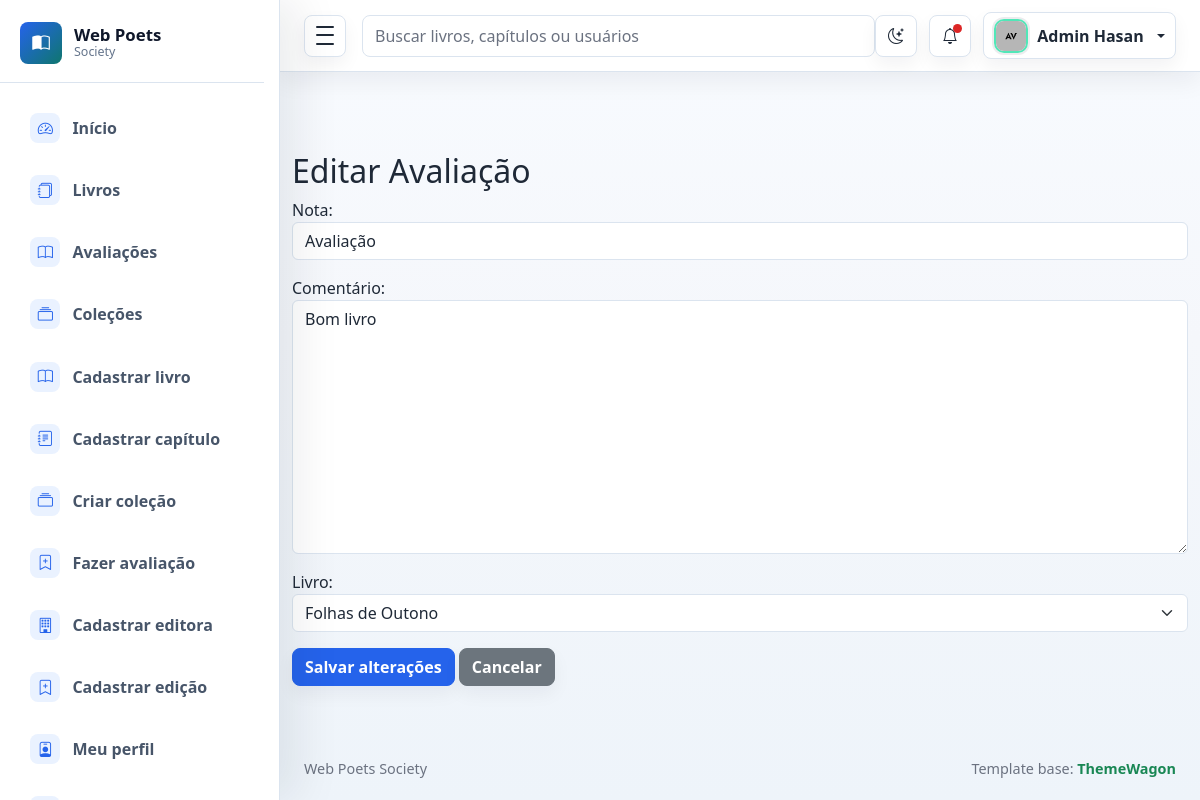
The page /avaliacao/editar/2/ (signed in) on the database its author committed.
### avaliacao/models.py (models this page shows, shortened)
class Avaliacao(models.Model):
    nota = models.TextField(max_length=25)
    comentario = models.TextField()
    data_avaliacao = models.DateField(auto_now_add=True)
    curtida = models.ManyToManyField('auth.User', blank=True, related_name='avaliacoes_curtidas')
    livro = models.ForeignKey('livros.livro', on_delete=models.CASCADE, default=0)
    class Meta:
        permissions = (
            ("editar_proprio_avaliacao", "Pode editar o próprio avaliação"),
            ("editar_qualquer_avaliacao", "Pode editar qualquer avaliação"),
            ("excluir_proprio_avaliacao", "Pode excluir o próprio avaliação"),
            ("excluir_qualquer_avaliacao", "Pode excluir qualquer avaliação"),
        )

### avaliacao/views.py (the view)
# urls.py: path('editar/<int:avaliacao_id>/', views.editar_avaliacao, name='editar'),
@login_required
def editar_avaliacao(request, avaliacao_id):
    avaliacao = get_object_or_404(
        Avaliacao,
        id=avaliacao_id
    )
    if request.method == 'POST':
        user = request.user
        tem_permissao_qualquer = user.has_perm('avaliacao.editar_qualquer_avaliacao')
        e_autor_do_livro = Livro_Usuario.objects.filter(livro=avaliacao.livro, autor=user).exists()
        tem_permissao_proprio = user.has_perm('avaliacao.editar_proprio_avaliacao') and e_autor_do_livro
        if not (tem_permissao_qualquer or tem_permissao_proprio):
            messages.error(request, "Você não tem permissão para editar esta avaliação.")
            return redirect('home')
        form = AvaliacaoForm(
            request.POST,
            instance=avaliacao
        )
        if form.is_valid():
            form.save()
            messages.success(
                request,
                'Avaliação atualizada com sucesso!'
            )
            return redirect('avaliacao:lista')
    else:
        form = AvaliacaoForm(
            instance=avaliacao
        )
    return render(
        request,
        'form/editar_avaliacao.html',
        {
            'form': form,
            'avaliacao': avaliacao
        }
    )

### avaliacao/forms.py
class AvaliacaoForm(forms.ModelForm):
    class Meta:
        model = Avaliacao
        fields = ['nota', 'comentario', 'livro']
        labels = {
            'nota': 'Nota',
            'comentario': 'Comentário',
            'livro': 'Livro',
        }
        widgets = {
            'nota': forms.TextInput(attrs={'class': 'form-control', 'min': 0, 'max': 25}),
            'comentario': forms.Textarea(attrs={'class': 'form-control'},),
            'livro': forms.Select(attrs={'class': 'form-select'}),
        }

### livros/models.py (called while the page is built)
    def __str__(self):
        return self.titulo

### template/form/editar_avaliacao.html (shortened to what this page needs)
{% extends "base.html" %}
{% block content %}
<div class="container mt-4">
    <h2>Editar Avaliação</h2>
    <form method="POST">
        {{ form.as_p }}
        <button type="submit" class="btn btn-primary">
            Salvar alterações
        </button>
        <a href="{% url 'avaliacao:lista' %}" class="btn btn-secondary">
            Cancelar
        </a>
    </form>
</div>
{% endblock %}

### static/css/style.css (style rules this page uses)
:root { --sidebar-width: 280px; --sidebar-mini-width: 84px; --admin-bg: #f5f7fb; --admin-surface: #ffffff; --admin-surface-soft: #f8fafc; --admin-border: #dbe4ef; --admin-text: #1f2937; --admin-muted: #6b7280; --admin-primary: #2563eb; --admin-primary-dark: #1d4ed8; --admin-success: #0f766e; --admin-warning: #d97706; --admin-danger: #dc2626; --admin-sidebar: #111827; --admin-sidebar-soft: #1f2937; --admin-shadow-sm: 0 10px 24px rgba(15, 23, 42, 0.06); --admin-shadow: 0 18px 46px rgba(15, 23, 42, 0.09); --admin-shadow-lg: 0 26px 70px rgba(15, 23, 42, 0.12); --admin-ring: 0 0 0 4px rgba(37, 99, 235, 0.12); }
* { box-sizing: border-box; }
html { min-height: 100%; }
body { min-height: 100vh; margin: 0; background: linear-gradient(180deg, #f8fbff 0%, var(--admin-bg) 42%, #eef4fa 100%); color: var(--admin-text); font-family: "Segoe UI", Arial, sans-serif; }
a { text-decoration: none; }
.btn { border-radius: 8px; font-weight: 700; box-shadow: 0 8px 18px rgba(15, 23, 42, 0.05); transition: border-color 0.16s ease, background 0.16s ease, box-shadow 0.16s ease, transform 0.16s ease; }
.btn-primary { border-color: var(--admin-primary); background: var(--admin-primary); }
.btn { display: inline-flex; align-items: center; justify-content: center; gap: 0.4rem; }
.form-control, .form-select { border-color: var(--admin-border); background-color: var(--admin-surface); color: var(--admin-text); }
.form-control::placeholder { color: var(--admin-muted); }
html[data-theme="light"] { color-scheme: light; }
body, .admin-navbar, .admin-sidebar, .admin-main, .metric-card, .panel, .auth-card, .error-card, .dropdown-menu, .modal-content, .form-control, .form-select { transition: background-color 0.18s ease, border-color 0.18s ease, color 0.18s ease, box-shadow 0.18s ease; }
html:not([data-theme="dark"]) { --admin-sidebar: #ffffff; --admin-sidebar-soft: #eef4ff; --admin-sidebar-border: #dbe4ef; --admin-sidebar-text: #475569; --admin-sidebar-text-strong: #0f172a; --admin-sidebar-muted: #64748b; --admin-sidebar-icon-bg: #eaf2ff; --admin-sidebar-icon: #2563eb; --admin-sidebar-shadow: 18px 0 42px rgba(15, 23, 42, 0.08); }

### rows shown on the page
Avaliacao: nota "Avaliação", comentario "Bom livro", livro "Folhas de Outono"
